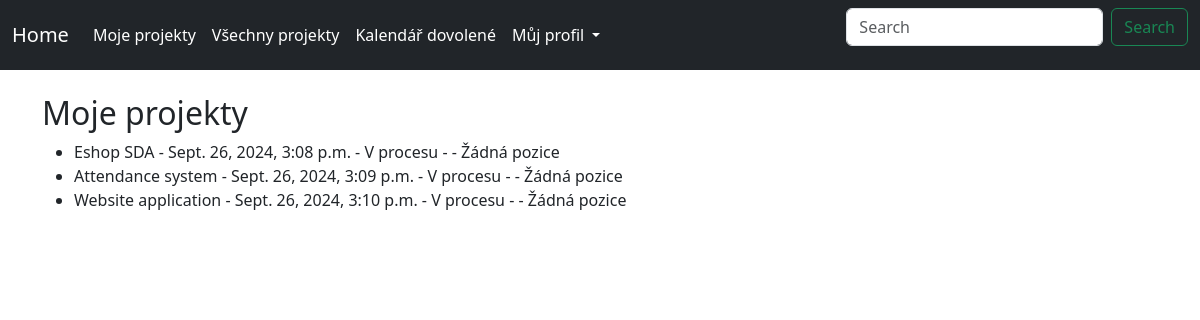
Before: /navbar_contracts/ with the older database file.
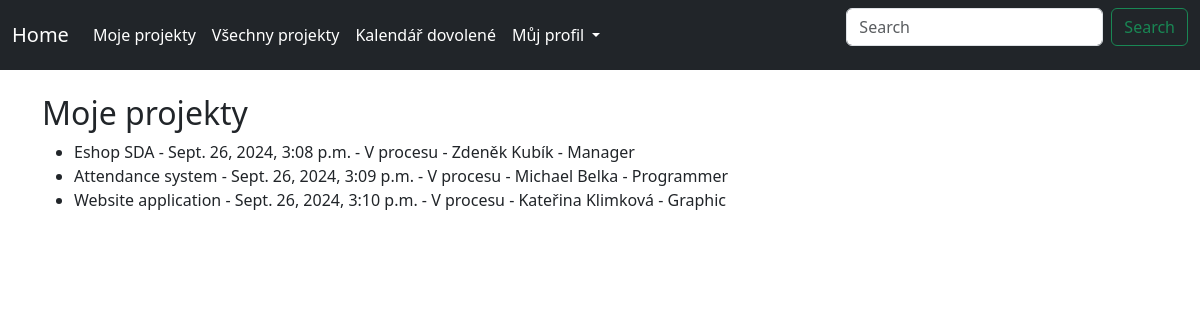
After: the same page with the newer database file.
### viewer/models.py (models this page shows, shortened)
class Contract(Model):
    contract_name = CharField(max_length=100)
    created = DateTimeField(auto_now_add=True)
    user = ForeignKey(User, on_delete=DO_NOTHING, default=1)    #TODO nevyplněno? výchozí user?
    customer = ForeignKey(Customer, on_delete=DO_NOTHING, default=1)    #TODO
    status_choices = [("0","V procesu"), ("1","Dokončeno"), ("2","Zrušeno")]
    status = CharField(max_length=64, choices=status_choices, default=status_choices[0])

class UserProfile(models.Model):
    user = models.OneToOneField(User, on_delete=models.CASCADE)
    position = models.ForeignKey(Position, on_delete=models.SET_NULL, null=True, blank=True)

class Position(models.Model):
    name = models.CharField(max_length=50)

### viewer/views.py (the view)
# urls.py: path('navbar_contracts/', ContractListView.as_view(), name='navbar_contracts'),
class ContractListView(ListView):
    model = Contract
    template_name = 'navbar_contracts.html'

### viewer/templates/navbar_contracts.html (shortened to what this page needs)
{% load static %}
<html {% if LANGUAGE_CODE %}lang="{{ LANGUAGE_CODE }}" {% endif %}>
<head>
    <link rel="stylesheet" href="{% static 'style.css' %}">
    <link href="https://cdn.jsdelivr.net/npm/bootstrap@5.3.0/dist/css/bootstrap.min.css" rel="stylesheet">
</head>
<body>
    <nav class="navbar navbar-expand-lg navbar-dark bg-dark">
        <div class="container-fluid">
            <a class="navbar-brand" href="{% url 'homepage' %}">Home</a>
            <div class="collapse navbar-collapse" id="navbarSupportedContent">
                <ul class="navbar-nav me-auto mb-2 mb-lg-0">
                    <li class="nav-item">
                        <a class="nav-link" href="{% url 'navbar_contracts' %}">Moje projekty</a>
                    </li>
                    <li class="nav-item">
                        <a class="nav-link" href="{% url 'navbar_contracts_all' %}">Všechny projekty</a>
                    </li>
                    <li class="nav-item">
                        <a class="nav-link" href="{% url 'homepage' %}">Kalendář dovolené</a>
                    </li>
                    <li class="nav-item dropdown">
                        <a class="nav-link dropdown-toggle" href="#" role="button" data-bs-toggle="dropdown" aria-expanded="false">
                            Můj profil
                        </a>
                    </li>
                </ul>
                <form class="d-flex" role="search">
                    <input class="form-control me-2" type="search" placeholder="Search" aria-label="Search">
                    <button class="btn btn-outline-success" type="submit">Search</button>
                </form>
            </div>
        </div>
    </nav>
<br>
<div class="container">
        {% include 'my_contracts.html' with contracts=object_list %}
    </div>
</body>
</html>

### viewer/templates/my_contracts.html
<h2>Moje projekty</h2>
<ul>
    {% for contract in contracts %}
        <li>
            {{ contract.contract_name }} - {{ contract.created }} - {{ contract.get_status_display }} - {{ contract.user.first_name }} {{ contract.user.last_name }} -
            {% if contract.user.userprofile.position %}
                {{ contract.user.userprofile.position.name }}
            {% else %}
                Žádná pozice
            {% endif %}
        </li>
    {% empty %}
        <li>Žádné projekty nejsou dostupné.</li>
    {% endfor %}
</ul>

Changed rows visible on the page:
changed Contract "Eshop SDA": user.first_name (not shown) → "Zdeněk"; user.last_name (not shown) → "Kubík"; user.userprofile.position.name (not shown) → "Manager"; no longer shows "Žádná pozice"
changed through a linked row, Contract "Attendance system": user.first_name (not shown) → "Michael"; user.last_name (not shown) → "Belka"; user.userprofile.position.name (not shown) → "Programmer"; no longer shows "Žádná pozice"
changed Contract "Website application": user.first_name (not shown) → "Kateřina"; user.last_name (not shown) → "Klimková"; user.userprofile.position.name (not shown) → "Graphic"; no longer shows "Žádná pozice"
